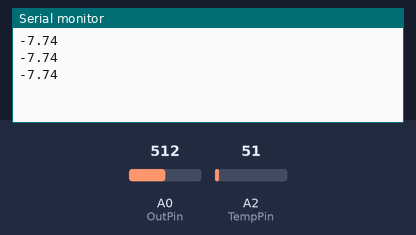
Bench run of a sketch on a simulated Arduino Uno, built with avr-gcc and run on an emulated ATmega328P. Parts: the last lines printed to the serial monitor. The test bench sets the inputs (shaded band); at power-on: A2 (TempPin) = 51, A0 (OutPin) = 512.

Above: at 1.3 s.
1.4 s: A2 (TempPin) set to 61
At 1.9 s:
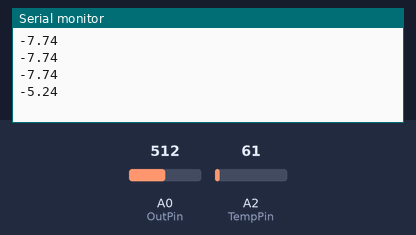
2.9 s: A2 (TempPin) set to 71
At 3.4 s:
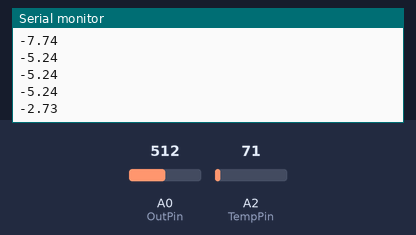
Timing chart, 0 to 5.9 s (numbered marks = the images above; inputs shaded):
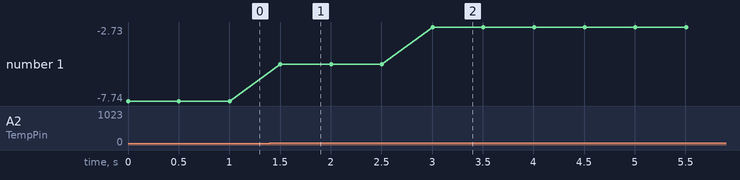

Measured:
- after the input at 1.4 s, the serial monitor: prints a new line after 0.10 s (image 1)
- after the input at 2.9 s, the serial monitor: prints a new line after 0.10 s (image 2)
- plotted number 1: -7.74 → -5.24 after the input at 1.4 s, -5.24 → -2.73 after the input at 2.9 s

The sketch:

WindSensorRevP.ino
```cpp
/* A demo sketch for the Modern Device Rev P Wind Sensor
* Requires a Wind Sensor Rev P from Modern Device
* http://moderndevice.com/product/wind-sensor-rev-p/
*
* The Rev P requires at least at least an 8 volt supply. The easiest way to power it
* if you are using an Arduino is to use a 9 volt or higher supply on the external power jack
* and power the sensor from Vin.
*
* Hardware hookup
* Sensor     Arduino Pin
* Ground     Ground
* +10-12V      Vin
* Out          A0
* TMP          A2
*
* Paul Badger 2014
* code in the public domain
*/

const int OutPin  = A0;   // wind sensor analog pin  hooked up to Wind P sensor "OUT" pin
const int TempPin = A2;   // temp sesnsor analog pin hooked up to Wind P sensor "TMP" pin

const float MphToMsFactor = 0.447;


void setup() {
    Serial.begin(9600);
    //Serial.println("V(m/s):, T(C):"); //Legend
}

void loop() {

    // read wind
    int windADunits = analogRead(OutPin);
     //Serial.print("RW ");   // print raw A/D for debug
     //Serial.print(windADunits);
     //Serial.println("\t");


    // wind formula derived from a wind tunnel data, annemometer and some fancy Excel regressions
    // this scalin doesn't have any temperature correction in it yet


    float windMPH =  pow((((float)windADunits - 264.0) / 85.6814), 3.36814);
    float windMs = windMPH * MphToMsFactor;
    //Serial.print(windMPH);
    //Serial.print(" MPH\t");


    // temp routine and print raw and temp C
    int tempRawAD = analogRead(TempPin);
    // Serial.print("RT ");    // print raw A/D for debug
    // Serial.print(tempRawAD);
    // Serial.print("\t");

    // convert to volts then use formula from datatsheet
    // Vout = ( TempC * .0195 ) + .400
    // tempC = (Vout - V0c) / TC   see the MCP9701 datasheet for V0c and TC

    float tempC = ((((float)tempRawAD * 5.0) / 1024.0) - 0.400) / .0195;
    //Serial.println(" C");
    //Serial.println(windMs);
    //Serial.print(',');
    Serial.println(tempC);
    delay(500);
}
```
